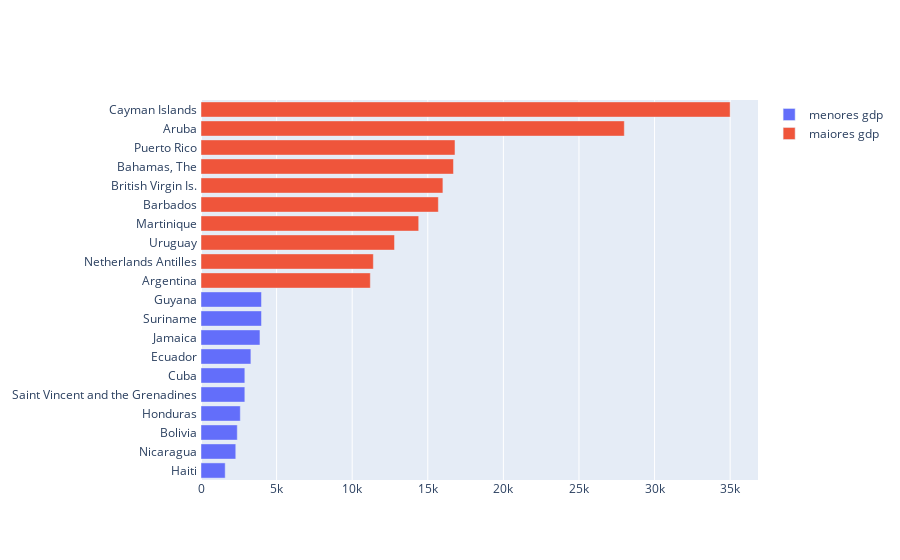

Here is the notebook cell this chart was saved with:
### Code cell
fig = go.Figure()
fig.add_trace(go.Bar(x=df_poor['GDP ($ per capita)'], y=df_poor['Country'], orientation='h', name='menores gdp'))
fig.add_trace(go.Bar(x=rich_countries['GDP ($ per capita)'], y=rich_countries['Country'], orientation='h', name='maiores gdp'))

### Figure 1 — Plotly figure (JSON) as saved in the notebook; plotly's stock layout.template omitted (floating-point values rounded to 4 significant figures)
{"data": [{"name": "menores gdp", "orientation": "h", "type": "bar", "x": [1600, 2300, 2400, 2600, 2900, 2900, 3300, 3900, 4000, 4000], "y": ["Haiti ", "Nicaragua ", "Bolivia ", "Honduras ", "Saint Vincent and the Grenadines ", "Cuba ", "Ecuador ", "Jamaica ", "Suriname ", "Guyana "]}, {"name": "maiores gdp", "orientation": "h", "type": "bar", "x": [11200, 11400, 12800, 14400, 15700, 16000, 16700, 16800, 28000, 35000], "y": ["Argentina ", "Netherlands Antilles ", "Uruguay ", "Martinique ", "Barbados ", "British Virgin Is. ", "Bahamas, The ", "Puerto Rico ", "Aruba ", "Cayman Islands "]}], "layout": {}}
